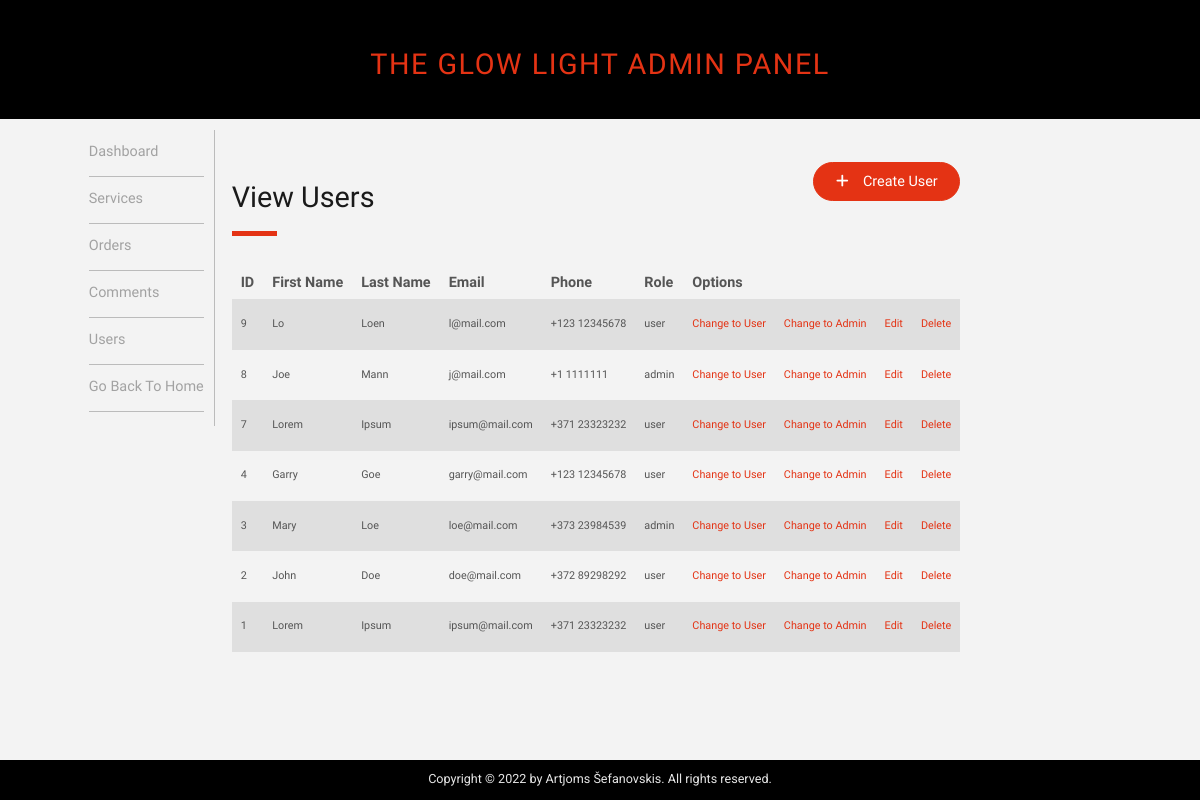
Before: /admin/admin-users.php with the older database file.
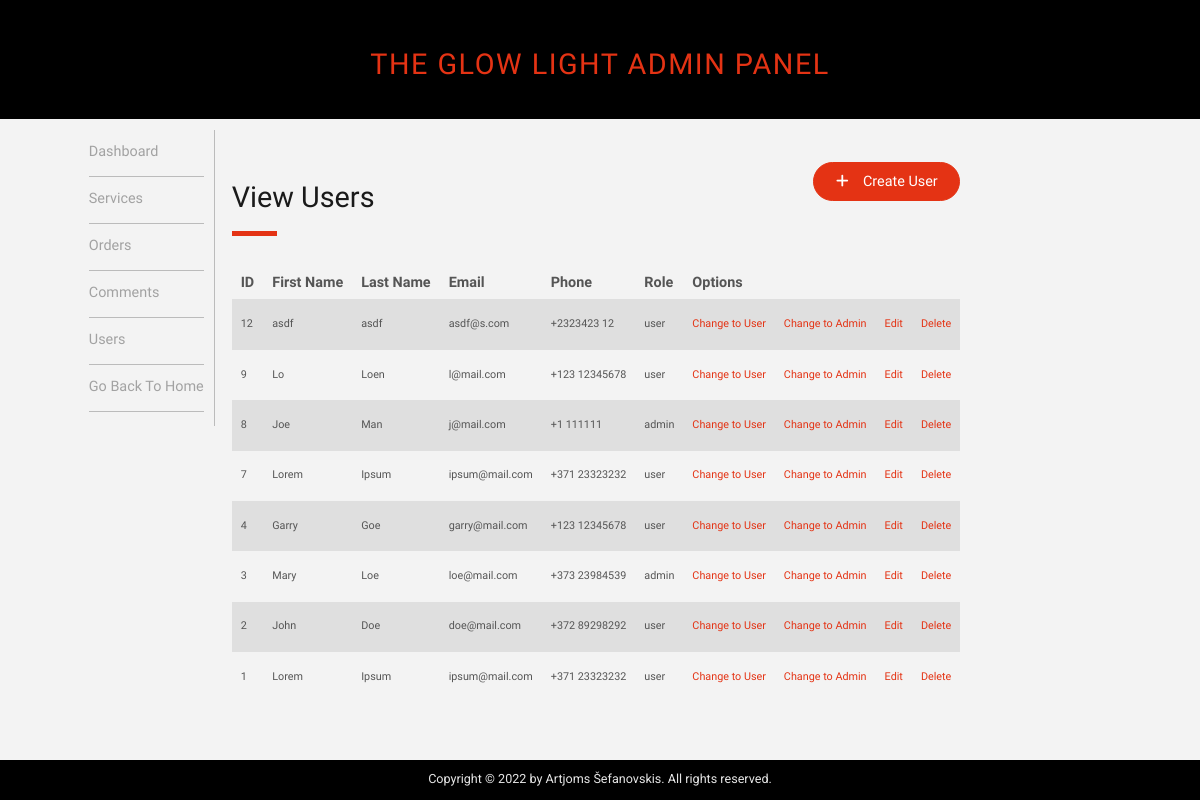
After: the same page with the newer database file.
### tables this page shows
CREATE TABLE `users` (
  `user_id` int(11) NOT NULL,
  `user_first` varchar(255) NOT NULL,
  `user_last` varchar(255) NOT NULL,
  `user_email` varchar(255) NOT NULL,
  `user_phone` int(9) NOT NULL,
  `user_phone_code` int(5) NOT NULL,
  `user_role` varchar(255) NOT NULL DEFAULT 'user',
  `user_password` varchar(255) NOT NULL
);

### admin/inc/view_all_users.php (the view, shortened to what this page needs)
<div class="wrapper">
  <div class="page-header-box">
    <div>
      <h2 class="page-heading">View Users</h2>
      <span class="page-heading-line"></span>
    </div>
    <a href="admin-users.php?source=add_user" class="btn--cta">
      <i class="fas fa-plus"></i>
      <span>Create User</span>
    </a>
  </div>
<?php
$query = "select*from users ";
$query.= "order by user_id desc";
$select_users = mysqli_query($conn,$query);
if(mysqli_num_rows($select_users) == 0){
  echo "<div class='empty-msg'>Looks like it is empty here...</div>";
}
else{
?>
  <table class="hor-table view-all-users-table">
    <thead class="hor-table-head" >
      <tr>
        <th>ID</th>
        <th>First Name</th>
        <th>Last Name</th>
        <th>Email</th>
        <th>Phone</th>
        <th>Role</th>
        <th>Options</th>
        <th></th>
        <th></th>
        <th></th>
      </tr>
    </thead>
    <tbody class="hor-table-body">
      <?php
      while ($row = mysqli_fetch_assoc($select_users)) {
        $user_id = $row['user_id'];
        $user_first = $row['user_first'];
        $user_last = $row['user_last'];
        $user_email = $row['user_email'];
        $user_phone = $row['user_phone'];
        $user_phone_code = $row['user_phone_code'];
        $user_role = $row['user_role'];
        echo "<tr>";
        echo "<td>{$user_id}</td>";
        echo "<td>{$user_first}</td>";
        echo "<td>{$user_last}</td>";
        echo "<td>{$user_email}</td>";
        echo "<td>+{$user_phone_code} {$user_phone}</td>";
        echo "<td>{$user_role}</td>";
        echo "<td><a href='admin-users.php?change_to_user=$user_id'>Change to User</a></td>";
        echo "<td><a href='admin-users.php?change_to_admin=$user_id'>Change to Admin</a></td>";
        echo "<td><a href='admin-users.php?source=edit_user&u_id={$user_id}'>Edit</a></td>";
        echo "<td><a href='admin-users.php?delete=$user_id'>Delete</a></td>";
        echo "</tr>";
      }
      ?>
    </tbody>
  </table>
</div>
<?php } ?>

Changed rows visible on the page:
added users: user_id "12", user_first "asdf", user_last "asdf", user_email "asdf@s.com", user_phone_code "2323423", user_phone "12", user_role "user"
changed users "Joe": user_last "Mann" → "Man"; user_phone "1111111" → "111111"
